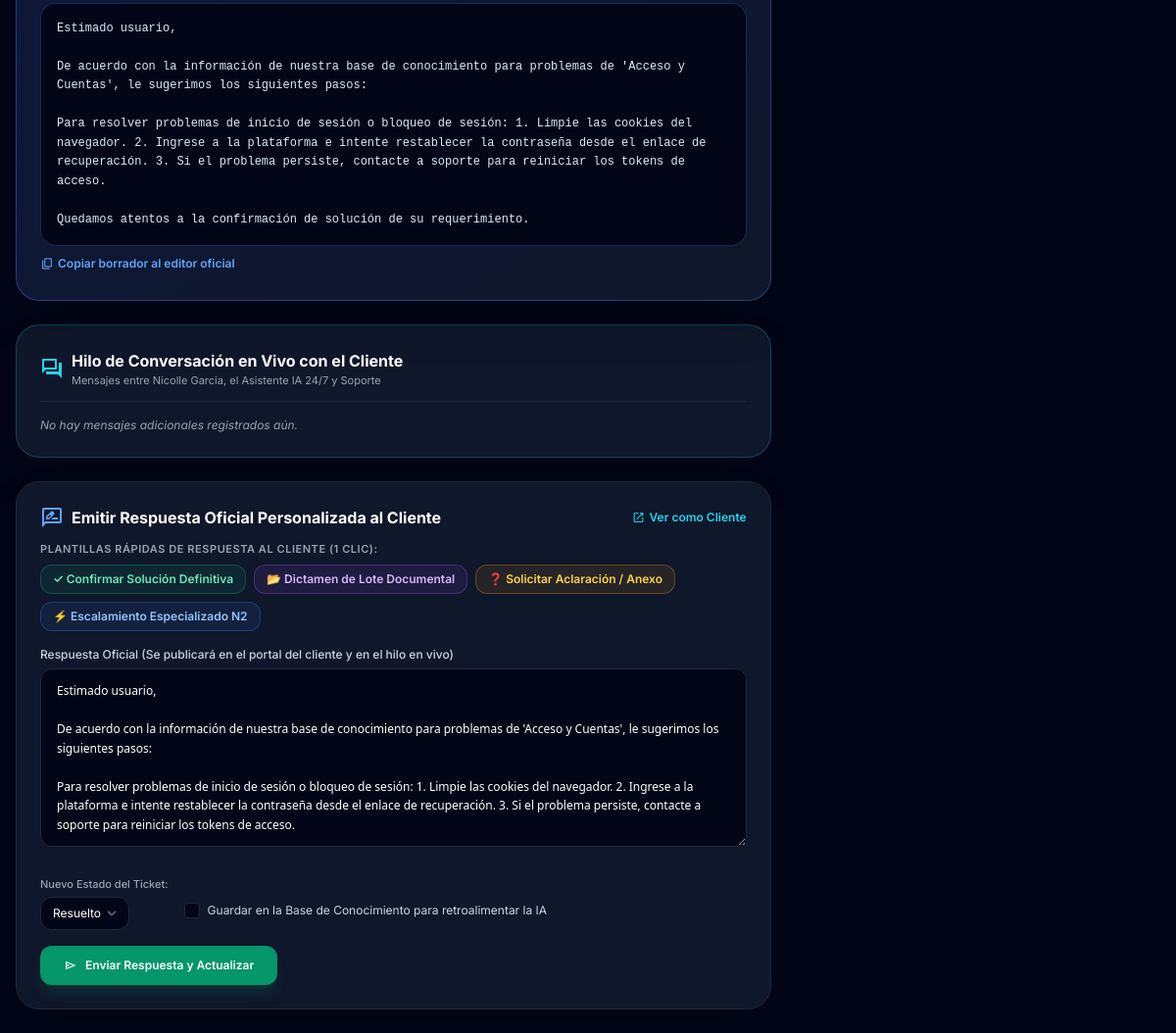
/agente/tickets/6 (lower part), run on an earlier commit of the app's database.
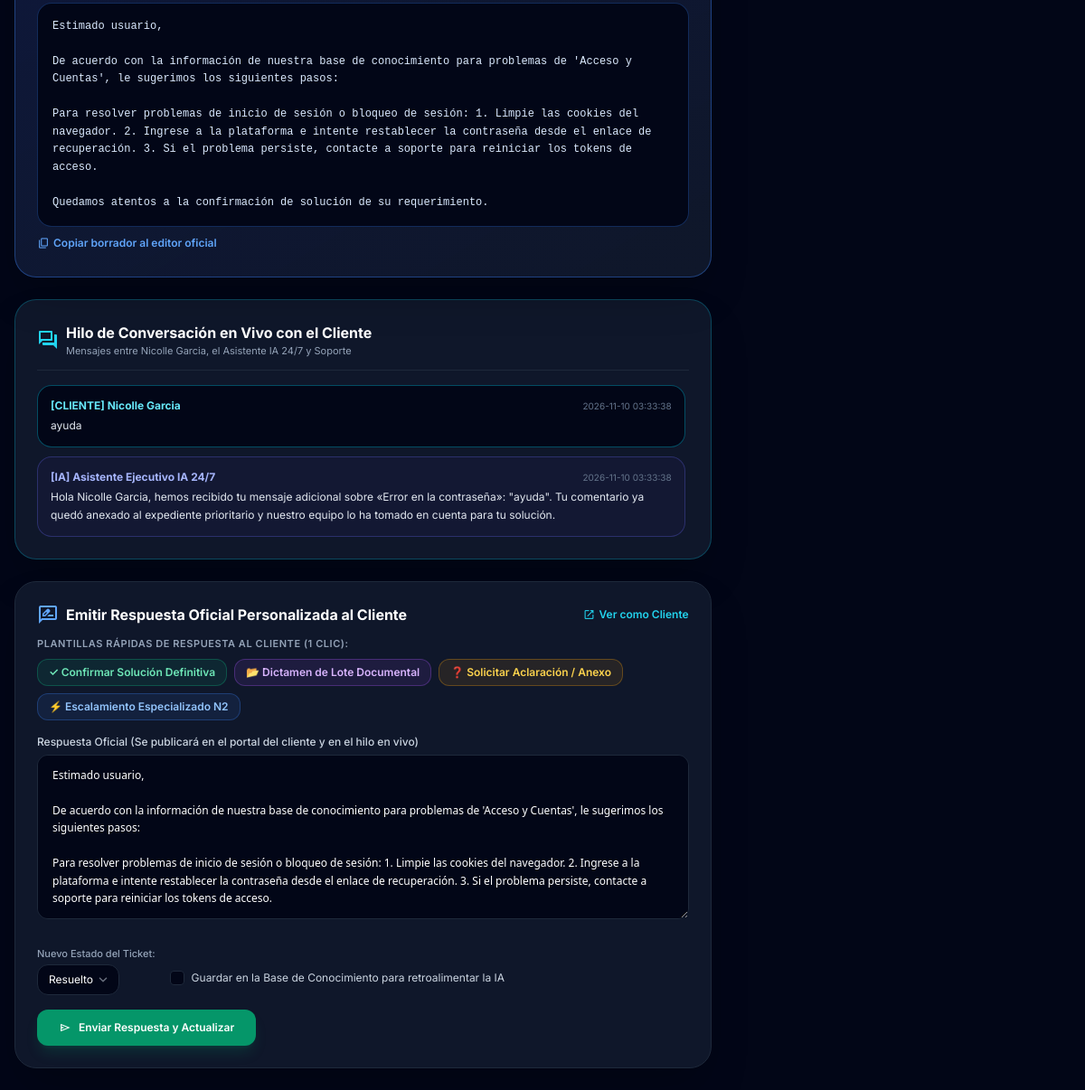
And on a later commit of the database.
### app/models.py (models this page shows)
class MensajeTicket(Base):
    __tablename__ = "tbl_mensaje_ticket"
    id_mensaje = Column(Integer, primary_key=True, index=True, autoincrement=True)
    id_ticket = Column(Integer, ForeignKey("tbl_ticket.id_ticket"), nullable=False, index=True)
    remitente_tipo = Column(String(20), nullable=False) # CLIENTE, IA, AGENTE
    remitente_nombre = Column(String(150), nullable=False)
    contenido = Column(Text, nullable=False)
    fecha_envio = Column(DateTime, default=datetime.utcnow)
    ticket = relationship("Ticket", back_populates="mensajes")

### app/main.py (the view)
@app.get("/agente/tickets/{id_ticket}", response_class=HTMLResponse)
def page_detalle_ticket(request: Request, id_ticket: int, db: Session = Depends(get_db)):
    ticket = crud.get_ticket_by_id(db, id_ticket)
    if not ticket:
        return RedirectResponse(url="/agente/tickets")
    agentes = db.query(models.UsuarioAgente).all()
    sugerencia = ticket.sugerencia_ia
    if not sugerencia:
        soluciones = crud.get_soluciones(db)
        sol_list = [{"titulo": s.titulo, "contenido_solucion": s.contenido_solucion, "categoria": s.categoria, "palabras_clave": s.palabras_clave} for s in soluciones]
        res = ai_module.analyze_and_suggest(ticket.titulo, ticket.descripcion, sol_list)
        sugerencia = models.SugerenciaIA(
            id_ticket=ticket.id_ticket,
            prioridad_sugerida=res["prioridad_sugerida"],
            categoria_sugerida=res["categoria_sugerida"],
            respuesta_sugerida=res["respuesta_sugerida"],
            score_confianza=res["score_confianza"]
        )
        db.add(sugerencia)
        db.commit()
        db.refresh(sugerencia)
    return templates.TemplateResponse(request=request, name="detalle_ticket.html", context={
        "ticket": ticket,
        "sugerencia": sugerencia,
        "agentes": agentes
    })

### app/templates/detalle_ticket.html (shortened to what the changed rows need)
<!DOCTYPE html>
<html lang="es" class="h-full bg-slate-950 text-slate-100">
<head>
    <script src="https://cdn.tailwindcss.com?plugins=forms,container-queries"></script>
</head>
<body class="min-h-full flex flex-col justify-between">
    <main class="max-w-7xl mx-auto w-full px-4 py-6 flex-1 grid grid-cols-1 lg:grid-cols-3 gap-6">
        <div class="lg:col-span-2 space-y-6">
            <div class="bg-slate-900 border border-cyan-500/30 rounded-3xl p-6 shadow-2xl space-y-4">
                <div class="space-y-2.5 max-h-80 overflow-y-auto pr-1">
                    {% if ticket.mensajes %}
                        {% for m in ticket.mensajes %}
                        <div class="p-3.5 rounded-2xl border text-xs
                            {% if m.remitente_tipo == 'CLIENTE' %} bg-slate-950 border-cyan-500/40
                            {% elif m.remitente_tipo == 'AGENTE' %} bg-emerald-950/30 border-emerald-500/40
                            {% else %} bg-indigo-950/30 border-indigo-500/30 {% endif %}">
                            <div class="flex items-center justify-between mb-1">
                                <span class="font-bold
                                    {% if m.remitente_tipo == 'CLIENTE' %} text-cyan-300
                                    {% elif m.remitente_tipo == 'AGENTE' %} text-emerald-300
                                    {% else %} text-indigo-300 {% endif %}">
                                    [{{ m.remitente_tipo }}] {{ m.remitente_nombre }}
                                </span>
                                <span class="text-[10px] text-slate-500">{{ m.fecha_envio.strftime('%Y-%m-%d %H:%M:%S') }}</span>
                            </div>
                            <div class="text-slate-200 whitespace-pre-line leading-relaxed">{{ m.contenido }}</div>
                        </div>
                        {% endfor %}
                    {% else %}
                        <p class="text-xs text-slate-400 italic">No hay mensajes adicionales registrados aún.</p>
                    {% endif %}
                </div>
            </div>
        </div>
    </main>
</body>
</html>

What changed in the data, as far as the page shows it:
added MensajeTicket: remitente_tipo "CLIENTE", remitente_nombre "Nicolle Garcia", fecha_envio "2026-11-10 03:33:38", contenido "ayuda"
added MensajeTicket: remitente_tipo "IA", remitente_nombre "Asistente Ejecutivo IA 24/7", fecha_envio "2026-11-10 03:33:38", contenido "Hola Nicolle Garcia, hemos recibido tu mensaje adicional sobre «Error en la contraseña»: \"ayuda\". Tu comentario ya quedó anexado al expediente prioritario y nuestro equipo lo ha tomado en cuenta para tu solución."
Also different on the page:
text no longer shown: "No hay mensajes adicionales registrados aún."
